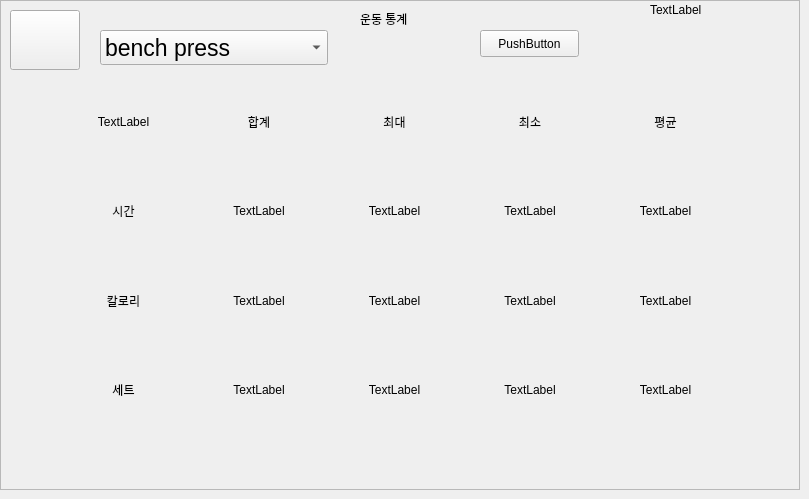
    <widget class="QWidget" name="page_5">
     <widget class="QFrame" name="frame_17">
      <property name="geometry">
       <rect>
        <x>0</x>
        <y>0</y>
        <width>800</width>
        <height>490</height>
       </rect>
      </property>
      <property name="frameShape">
       <enum>QFrame::StyledPanel</enum>
      </property>
      <property name="frameShadow">
       <enum>QFrame::Raised</enum>
      </property>
      <widget class="QWidget" name="gridLayoutWidget_2">
       <property name="geometry">
        <rect>
         <x>59</x>
         <y>80</y>
         <width>671</width>
         <height>351</height>
        </rect>
       </property>
       <layout class="QGridLayout" name="gridLayout">
        <item row="0" column="4">
         <widget class="QLabel" name="label_26">
          <property name="text">
           <string>평균</string>
          </property>
          <property name="alignment">
           <set>Qt::AlignCenter</set>
          </property>
         </widget>
        </item>
        <item row="0" column="2">
         <widget class="QLabel" name="label_24">
          <property name="text">
           <string>최대</string>
          </property>
          <property name="alignment">
           <set>Qt::AlignCenter</set>
          </property>
         </widget>
        </item>
        <item row="0" column="1">
         <widget class="QLabel" name="label_23">
          <property name="text">
           <string>합계</string>
          </property>
          <property name="alignment">
           <set>Qt::AlignCenter</set>
          </property>
         </widget>
        </item>
        <item row="0" column="3">
         <widget class="QLabel" name="label_25">
          <property name="text">
           <string>최소</string>
          </property>
          <property name="alignment">
           <set>Qt::AlignCenter</set>
          </property>
         </widget>
        </item>
        <item row="2" column="0">
         <widget class="QLabel" name="label_29">
          <property name="text">
           <string>칼로리</string>
          </property>
          <property name="alignment">
           <set>Qt::AlignCenter</set>
          </property>
         </widget>
        </item>
        <item row="1" column="0">
         <widget class="QLabel" name="label_28">
          <property name="text">
           <string>시간</string>
          </property>
          <property name="alignment">
           <set>Qt::AlignCenter</set>
          </property>
         </widget>
        </item>
        <item row="0" column="0">
         <widget class="QLabel" name="label_22">
          <property name="text">
           <string>TextLabel</string>
          </property>
          <property name="alignment">
           <set>Qt::AlignCenter</set>
          </property>
         </widget>
        </item>
        <item row="3" column="0">
         <widget class="QLabel" name="label_30">
          <property name="text">
           <string>세트</string>
          </property>
          <property name="alignment">
           <set>Qt::AlignCenter</set>
          </property>
         </widget>
        </item>
        <item row="1" column="1">
         <widget class="QLabel" name="detail_1">
          <property name="text">
           <string>TextLabel</string>
          </property>
          <property name="alignment">
           <set>Qt::AlignCenter</set>
          </property>
         </widget>
        </item>
        <item row="2" column="1">
         <widget class="QLabel" name="detail_5">
          <property name="text">
           <string>TextLabel</string>
          </property>
          <property name="alignment">
           <set>Qt::AlignCenter</set>
          </property>
         </widget>
        </item>
        <item row="3" column="1">
         <widget class="QLabel" name="detail_9">
          <property name="text">
           <string>TextLabel</string>
          </property>
          <property name="alignment">
           <set>Qt::AlignCenter</set>
          </property>
         </widget>
        </item>
        <item row="1" column="2">
         <widget class="QLabel" name="detail_2">
          <property name="text">
           <string>TextLabel</string>
          </property>
          <property name="alignment">
           <set>Qt::AlignCenter</set>
          </property>
         </widget>
        </item>
        <item row="1" column="3">
         <widget class="QLabel" name="detail_3">
          <property name="text">
           <string>TextLabel</string>
          </property>
          <property name="alignment">
           <set>Qt::AlignCenter</set>
          </property>
         </widget>
        </item>
        <item row="1" column="4">
         <widget class="QLabel" name="detail_4">
          <property name="text">
           <string>TextLabel</string>
          </property>
          <property name="alignment">
           <set>Qt::AlignCenter</set>
          </property>
         </widget>
        </item>
        <item row="2" column="2">
         <widget class="QLabel" name="detail_6">
          <property name="text">
           <string>TextLabel</string>
          </property>
          <property name="alignment">
           <set>Qt::AlignCenter</set>
          </property>
         </widget>
        </item>
        <item row="2" column="3">
         <widget class="QLabel" name="detail_7">
          <property name="text">
           <string>TextLabel</string>
          </property>
          <property name="alignment">
           <set>Qt::AlignCenter</set>
          </property>
         </widget>
        </item>
        <item row="2" column="4">
         <widget class="QLabel" name="detail_8">
          <property name="text">
           <string>TextLabel</string>
          </property>
          <property name="alignment">
           <set>Qt::AlignCenter</set>
          </property>
         </widget>
        </item>
        <item row="3" column="2">
         <widget class="QLabel" name="detail_10">
          <property name="text">
           <string>TextLabel</string>
          </property>
          <property name="alignment">
           <set>Qt::AlignCenter</set>
          </property>
         </widget>
        </item>
        <item row="3" column="3">
         <widget class="QLabel" name="detail_11">
          <property name="text">
           <string>TextLabel</string>
          </property>
          <property name="alignment">
           <set>Qt::AlignCenter</set>
          </property>
         </widget>
        </item>
        <item row="3" column="4">
         <widget class="QLabel" name="detail_12">
          <property name="text">
           <string>TextLabel</string>
          </property>
          <property name="alignment">
           <set>Qt::AlignCenter</set>
          </property>
         </widget>
        </item>
       </layout>
      </widget>
      <widget class="QLabel" name="label_21">
       <property name="geometry">
        <rect>
         <x>360</x>
         <y>10</y>
         <width>67</width>
         <height>17</height>
        </rect>
       </property>
       <property name="text">
        <string>운동 통계</string>
       </property>
      </widget>
      <widget class="QPushButton" name="goto3_5">
       <property name="geometry">
        <rect>
         <x>10</x>
         <y>10</y>
         <width>70</width>
         <height>60</height>
        </rect>
       </property>
       <property name="text">
        <string/>
       </property>
       <property name="icon">
        <iconset resource="resources.qrc">
         <normaloff>:/icons/icons/rotate-ccw.svg</normaloff>:/icons/icons/rotate-ccw.svg</iconset>
       </property>
      </widget>
      <widget class="QLabel" name="time_5">
       <property name="geometry">
        <rect>
         <x>650</x>
         <y>0</y>
         <width>200</width>
         <height>20</height>
        </rect>
       </property>
       <property name="text">
        <string>TextLabel</string>
       </property>
      </widget>
      <widget class="QPushButton" name="pushButton">
       <property name="geometry">
        <rect>
         <x>480</x>
         <y>30</y>
         <width>99</width>
         <height>27</height>
        </rect>
       </property>
       <property name="text">
        <string>PushButton</string>
       </property>
      </widget>
      <widget class="QComboBox" name="selectworkout">
       <property name="geometry">
        <rect>
         <x>100</x>
         <y>30</y>
         <width>228</width>
         <height>35</height>
        </rect>
       </property>
       <property name="font">
        <font>
         <pointsize>17</pointsize>
        </font>
       </property>
       <item>
        <property name="text">
         <string>bench press</string>
        </property>
       </item>
       <item>
        <property name="text">
         <string>shoulder press</string>
        </property>
       </item>
       <item>
        <property name="text">
         <string>팔굽혀펴기</string>
        </property>
       </item>
       <item>
        <property name="text">
         <string>사이드 레터럴 레이즈</string>
        </property>
       </item>
       <item>
        <property name="text">
         <string>스쿼트</string>
        </property>
       </item>
      </widget>
     </widget>
    </widget>
